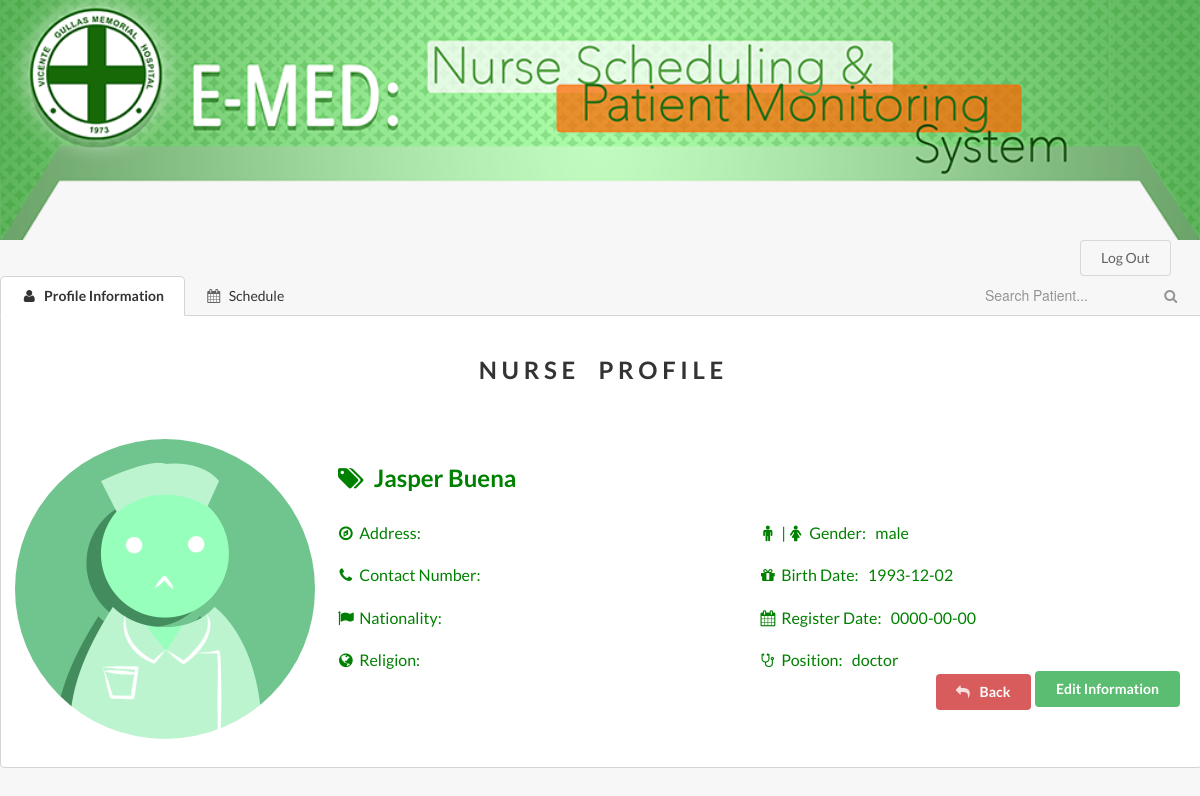
/nurse-profile.php?id=3, run on the app's committed database.
### tables this page shows
CREATE TABLE IF NOT EXISTS `employee` (
  `emp_id` int(100) NOT NULL,
  `emp_fname` varchar(100) NOT NULL,
  `emp_lname` varchar(100) NOT NULL,
  `emp_bday` date NOT NULL,
  `emp_sex` varchar(100) NOT NULL,
  `emp_position` varchar(100) NOT NULL,
  `emp_image` varchar(300) NOT NULL,
  `emp_register` date NOT NULL,
  `emp_status` varchar(100) NOT NULL,
  `emp_schedule` varchar(100) NOT NULL
);

### nurse-profile.php (the view, shortened to what this page needs)
<?php
  include('header.php');
    if (isset($_GET['id']))
    {
        $var=$_GET['id'];
      }
    $con=mysqli_connect("localhost","root","","andalasia");
  $result = mysqli_query($con,"SELECT * FROM employee WHERE emp_id = '$var'");
  while($row = mysqli_fetch_array($result))
  {
    $fname = $row['emp_fname'];
    $lname = $row['emp_lname'];
    $bday = $row['emp_bday'];
    $sex = $row['emp_sex'];
    $position = $row['emp_position'];
    $regDate  = $row['emp_register'];
    $address =$row['emp_address'];
    $contact = $row['emp_contact'];
    $rel = $row['emp_religion'];
    $nationality = $row['emp_nationality'];
  }
?>
<div class="ui top attached tabular menu">
 <a class="active item" data-tab="first"> <i class="user icon"></i>
  Profile Information
  </a>
  <a class="item" data-tab="second"> <i class="calendar icon"></i>
    Schedule
  </a>
  <div class="right menu">
    <div class="item">
      <div class="ui transparent icon input">
        <input type="text" placeholder="Search Patient...">
        <i class="search link icon"></i>
      </div>
    </div>
  </div>
</div>
<div class="ui bottom attached tab segment active" data-tab="first">
       <h2 align="center"> N U R S E &nbsp; &nbsp; P R O F I L E </h2><br>
  <div class="ui items">
  <div class="item">
    <div class="ui medium circular image">
      <img src="images/nurse-default.png">
    </div>
    <div class="middle aligned content">
      <div class="header"><font family="Century Gothic" size="5px" color="Green">
       <i class="tags icon"></i>&nbsp;<?php echo $fname ,"&nbsp;", $lname; ?>
      </font>
      </div>
      <div class="extra">
              <div class="description">
                           <div class="leftpart">
                  <p><font family="Century Gothic" size="3.5px" color="green">
                    <br><i class="map icon"></i>Address: <?php echo $address; ?> </br>
                    <br><i class="call icon"></i>Contact Number: &nbsp; <?php echo $contact; ?></br>
                    <br><i class="flag icon"></i>Nationality: &nbsp; <?php echo $nationality; ?> </br>
                    <br><i class="world icon"></i>Religion: &nbsp; <?php echo $rel; ?> </br>
                  </p>
                </div>
                <div class="rightpart">
                      <br><i class="male icon"></i></i>|<i class="female icon"></i>Gender: &nbsp; <?php echo $sex; ?> </br>
                      <br><i class="gift icon"></i>Birth Date: &nbsp; <?php echo $bday; ?> </br>
                      <br><i class="calendar icon"></i>Register Date: &nbsp; <?php echo $regDate; ?> </br>
                      <br><i class="treatment icon"></i>Position: &nbsp; <?php echo $position; ?> </br>
                </div>
      </div>
<form method="GET" action="edit-nurse.php">
    <input type="submit" class="ui right floated green button" value="Edit Information" />
</form>
<button class="ui right floated red button" onclick="window.location.href='headnurse-nurse.php'">
                      <i class=" reply icon"></i>
                        Back
</button>
      </div>
    </div>
  </div>
</div>
</div>
</body>
</html>

### includes/style.css (style rules this page uses)
.rightpart { width:50%; float: left; }
.leftpart { width:50%; float: left; }
img { width: 100%; height: 100%; }
a { color:black; }

### data on the page
employee: emp_fname "Jasper", emp_lname "Buena", emp_sex "male", emp_bday "1993-12-02", emp_register "0000-00-00", emp_position "doctor"
